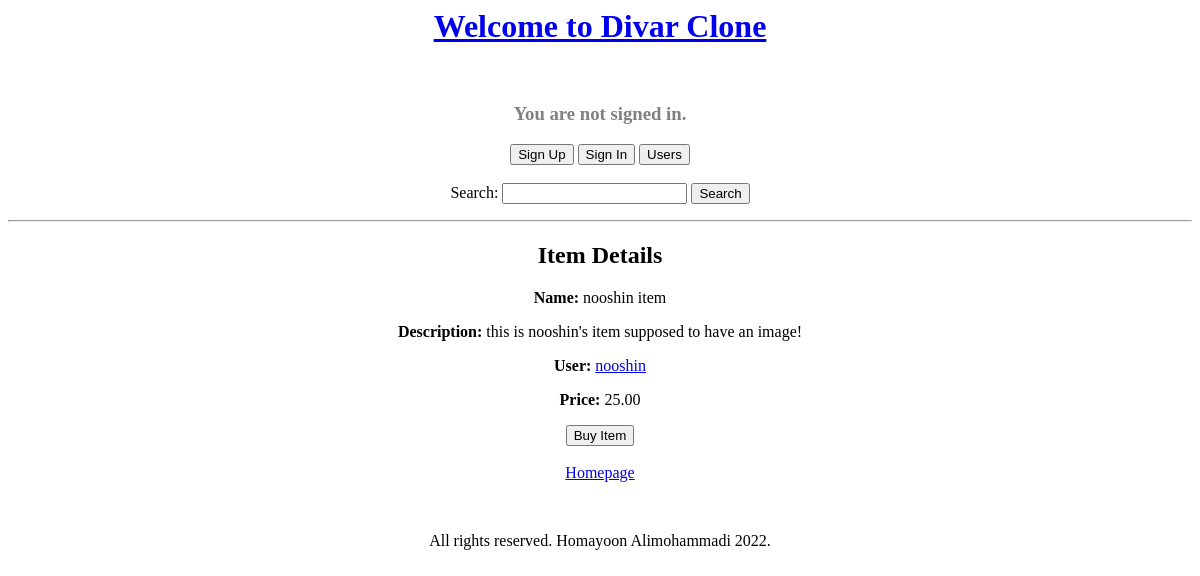
Screenshot of /items/3/ with the database file from the repository.
### core/models.py (models this page shows, shortened)
class Item(models.Model):
    name = models.CharField(max_length=128)
    description = models.TextField(max_length=1024, null=True, blank=True)
    price = models.DecimalField(max_digits=10, decimal_places=2)
    image = models.ImageField(upload_to="items/", null=True, blank=True)
    user = models.ForeignKey(User, related_name="items", on_delete=models.CASCADE)

### core/views.py (the view)
# urls.py: path("<int:item_id>/", views.item_details_view, name="item_details"),
def item_details_view(request, item_id: int):
    item = get_object_or_404(Item, pk=item_id)
    context = {"item": item}
    return render(request, "item_details.html", context=context)

### templates/item_details.html (shortened to what this page needs)
{% extends "layout.html" %}
    {% block body %}
    <div>
        <h2>Item Details</h2>
        <p><b>Name:</b> {{item.name}}</p>
        {% if item.description %}
            <p><b>Description:</b> {{item.description}}</p>
        {% endif %}
        <p><b>User:</b> <a href={% url 'core:user_details' item.user.pk %}>{{item.user}}</a></p>
        <p><b>Price:</b> {{item.price}}</p>
        {% if request.user == item.user %}
            <a href={% url 'core:item_delete' item.pk %}><button type='button'>Delete Item</button></a>
        {% else %}
            <a href={% url 'core:item_buy' item.pk %}><button type='button'>Buy Item</button></a>
        {% endif %}
    </div>
    <br/>
    <a href={% url 'core:index' %}>Homepage</a>
    {% endblock %}

### rows the page displays
Item: name "nooshin item", description "this is nooshin's item supposed to have an image!", user "nooshin", price "25.00"
